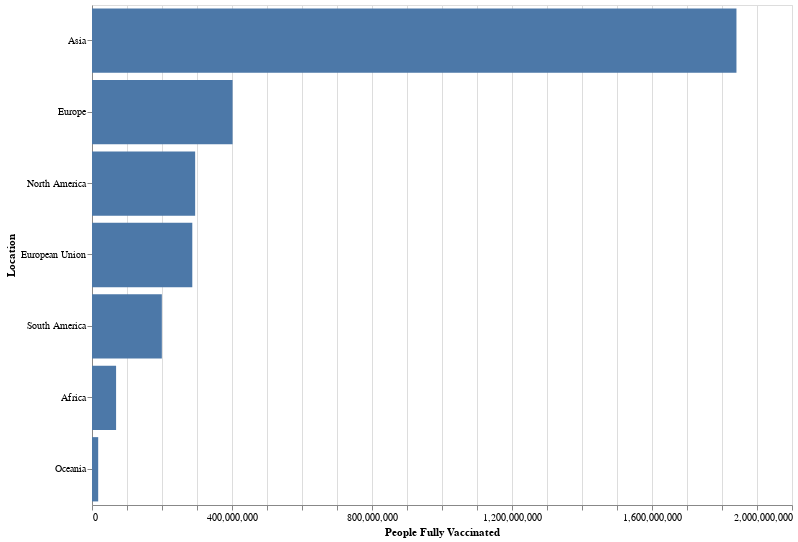

Source (notebook cell):
### Code cell
plot_bars(full_vaccinations_by_continents, 'People Fully Vaccinated:Q', 'Location:O', plot_type='fully_vaccinated')

### Figure 1 — Vega-Lite specification as saved in the notebook (floating-point values rounded to 4 significant figures)
{"config": {"view": {"continuousWidth": 400, "continuousHeight": 300}}, "data": {"name": "data-5d27920d13a4d52be0282d8babb2bd9f"}, "mark": "bar", "encoding": {"tooltip": [{"type": "nominal", "field": "Collection Date"}, {"type": "quantitative", "field": "Population"}, {"type": "nominal", "field": "Location"}, {"type": "quantitative", "field": "People Fully Vaccinated"}], "x": {"type": "quantitative", "field": "People Fully Vaccinated"}, "y": {"type": "ordinal", "field": "Location", "sort": null}}, "height": 500, "width": 700, "$schema": "https://vega.github.io/schema/vega-lite/v4.8.1.json", "datasets": {"data-5d27920d13a4d52be0282d8babb2bd9f": [{"Location": "Asia", "Collection Date": "2021-10-15", "Total Vaccinations": 4480000000.0, "People Vaccinated": 2541000000.0, "People Fully Vaccinated": 1841000000.0, "Population": 4678000000.0}, {"Location": "Europe", "Collection Date": "2021-10-15", "Total Vaccinations": 822500000.0, "People Vaccinated": 432500000.0, "People Fully Vaccinated": 401700000.0, "Population": 749000000.0}, {"Location": "North America", "Collection Date": "2021-10-15", "Total Vaccinations": 649200000.0, "People Vaccinated": 354000000.0, "People Fully Vaccinated": 294700000.0, "Population": 596600000.0}, {"Location": "European Union", "Collection Date": "2021-10-15", "Total Vaccinations": 578700000.0, "People Vaccinated": 304700000.0, "People Fully Vaccinated": 286600000.0, "Population": 447200000.0}, {"Location": "South America", "Collection Date": "2021-10-15", "Total Vaccinations": 474400000.0, "People Vaccinated": 280000000.0, "People Fully Vaccinated": 199500000.0, "Population": 434300000.0}, {"Location": "Africa", "Collection Date": "2021-10-15", "Total Vaccinations": 171100000.0, "People Vaccinated": 104800000.0, "People Fully Vaccinated": 68830000.0, "Population": 1373000000.0}, {"Location": "Oceania", "Collection Date": "2021-10-15", "Total Vaccinations": 40870000.0, "People Vaccinated": 23170000.0, "People Fully Vaccinated": 17710000.0, "Population": 43220000.0}]}}
